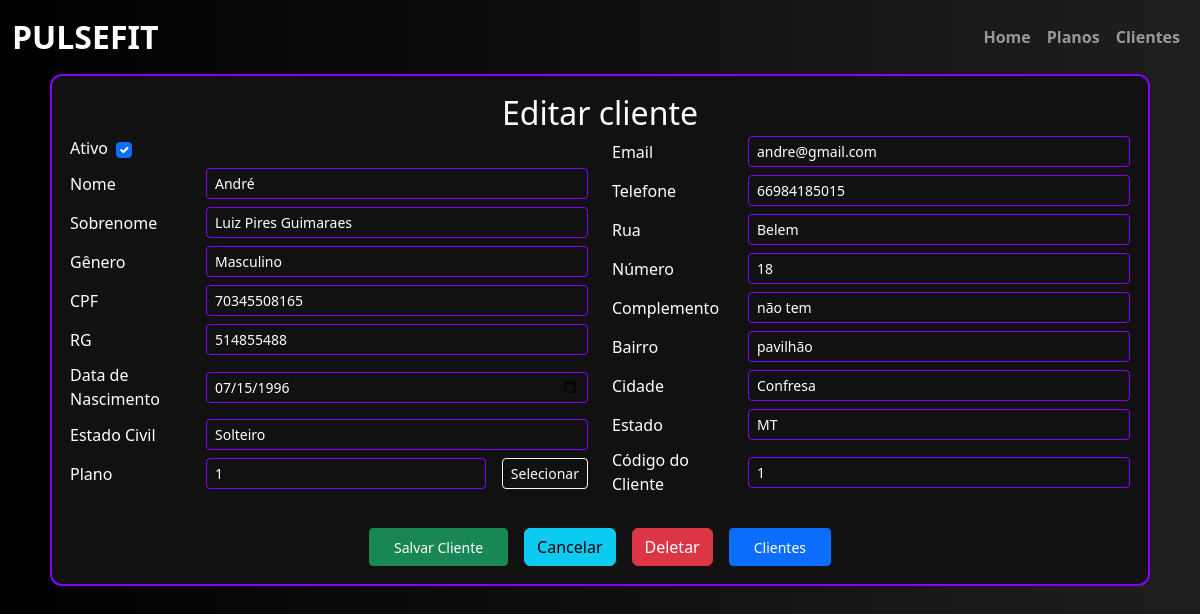
The app's page /editar-cliente/1, older data.
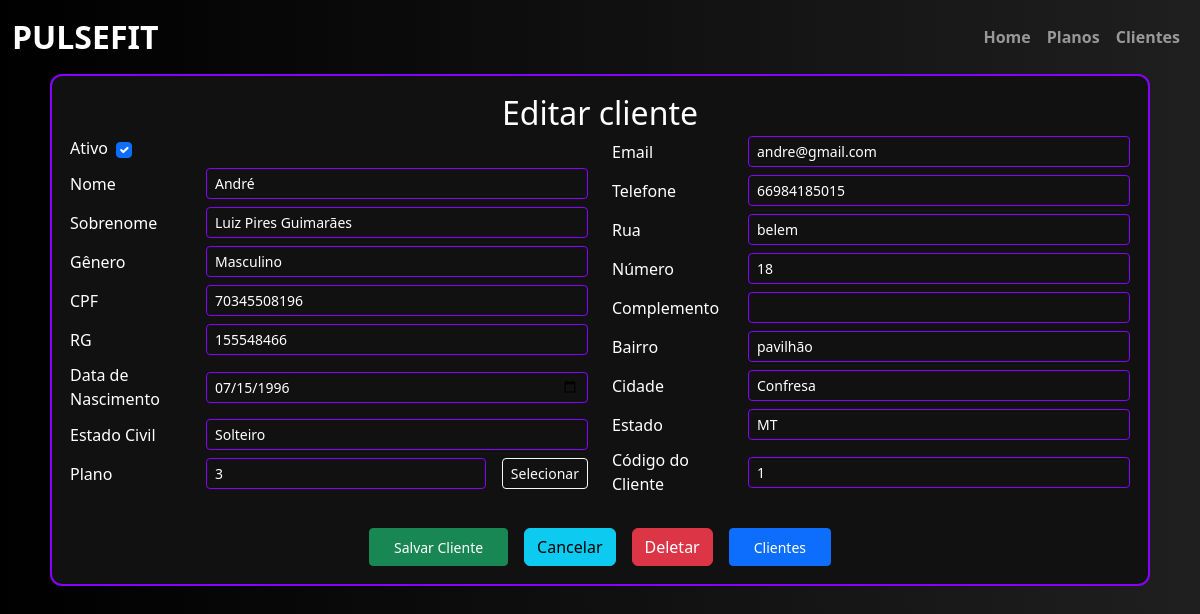
The same page, newer data.
### academia/models.py (models this page shows)
class Cliente(db.Model):
    __tablename__ = "cliente"
    id = db.Column(db.Integer, primary_key=True)
    ativo = db.Column(db.Boolean, default=True, nullable=False)
    dtcadastro = db.Column(db.DateTime, default=datetime.utcnow, nullable=False)
    nome = db.Column(db.String(20), nullable=False)
    sobrenome = db.Column(db.String(50), nullable=False)
    genero = db.Column(db.String(1), nullable=False)
    cpf = db.Column(db.Integer, nullable=False, unique=True)
    rg = db.Column(db.Integer, nullable=False, unique=True)
    dt_nascimento = db.Column(db.DateTime, nullable=False)
    estado_civil = db.Column(db.String(20), nullable=False)
    email = db.Column(db.String(100), nullable=False, unique=True)
    telefone = db.Column(db.Integer, nullable=False)
    rua = db.Column(db.String(100), nullable=False)
    numero = db.Column(db.Integer)
    complemento = db.Column(db.String(100))
    bairro = db.Column(db.String(50), nullable=False)
    cidade = db.Column(db.String(50), nullable=False)
    estado = db.Column(db.String(50), nullable=False)
    plano = db.Column(db.Integer, db.ForeignKey("plano.id",  ondelete="RESTRICT", name="fk_cliente_plano"))

### academia/routes.py (the view, shortened to what this page needs)
@app.route("/editar-cliente/<int:cliente_id>", methods=['GET', 'POST'])
def editar_cliente(cliente_id):
    cliente = Cliente.query.get_or_404(cliente_id)
    form_cliente = CadastroCliente(obj=cliente)
    with db.session.no_autoflush:
       planos = Plano.query.filter_by(ativo=True).all()
       clientes = Cliente.query.all()
    return render_template("cadastro_cliente.html", form_cliente=form_cliente, planos=planos, clientes=clientes, cliente_atual=cliente)

### academia/templates/cadastro_cliente.html (shortened to what the changed rows need)
{% extends 'base.html' %}
{% block conteudo %}
<body style="background: linear-gradient(to right, #000000, #1f1f1f); font-family: 'Segoe UI', sans-serif; color: white;">
    <div class="container-fluid d-flex justify-content-center align-items-center">
        <form method="POST" class="form-register w-100"
              style="max-width: 1100px; border: 2px solid #8800ff; border-radius: 12px; background-color: #111; padding: 18px;">
            <div class="row">
                <div class="col text-center">
                    {% if cliente_atual %}
                        <h1 class="text-white mb-1" style="font-size: 2rem;">Editar cliente</h1>
                    {% else %}
                        <h1 class="text-white mb-1" style="font-size: 2rem;">Cadastro de cliente</h1>
                    {% endif %}
                </div>
            </div>
            <div class="row">
                <div class="col-lg-6 col-md-12">
                    {% for field in [form_cliente.nome, form_cliente.sobrenome, form_cliente.genero, form_cliente.cpf, form_cliente.rg, form_cliente.dt_nascimento, form_cliente.estado_civil] %}
                    <div class="mb-2 d-flex align-items-center gap-3">
                        {{ field.label(class="form-label text-white mb-0", style="min-width: 120px;") }}
                        {{ field(class="form-control form-control-sm text-white", style="flex-grow: 1; background-color: #111; border: 1px solid #8800ff;") }}
                    </div>
                    {% endfor %}
                    <div class="mb-2 d-flex align-items-center gap-3">
                        {{ form_cliente.plano.label(class="form-label text-white mb-0", style="min-width: 120px;") }}
                        {{ form_cliente.plano(class="form-control form-control-sm text-white", style="flex-grow: 1; background-color: #111; border: 1px solid #8800ff;", readonly=True) }}
                        <button type="button" name="selecionar_plano" data-bs-toggle="modal" data-bs-target="#ModalPlanos"  class="btn btn-outline-light btn-sm">Selecionar</button>
                    </div>
                </div>
                <div class="col-lg-6 col-md-12">
                    {% for field in [form_cliente.email, form_cliente.telefone, form_cliente.rua, form_cliente.numero, form_cliente.complemento, form_cliente.bairro, form_cliente.cidade, form_cliente.estado] %}
                    <div class="mb-2 d-flex align-items-center gap-3">
                        {{ field.label(class="form-label text-white mb-0", style="min-width: 120px;") }}
                        {{ field(class="form-control form-control-sm text-white", style="flex-grow: 1; background-color: #111; border: 1px solid #8800ff;") }}
                    </div>
                    {% endfor %}
                </div>
            </div>
        </form>
    </div>
</body>
{% endblock %}

Row changes from the older to the newer data that the page shows:
changed Cliente "André": sobrenome "Luiz Pires Guimaraes" → "Luiz Pires Guimarães"; cpf "70345508165" → "70345508196"; rg "514855488" → "155548466"; rua "Belem" → "belem"; complemento "não tem" → (not shown)
Text that changed along with them:
form field plano: "1" → "3"
